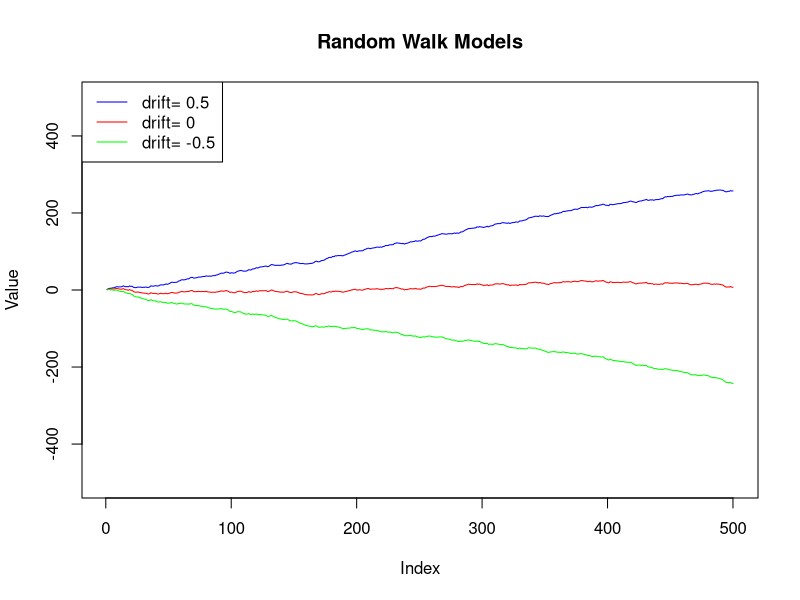
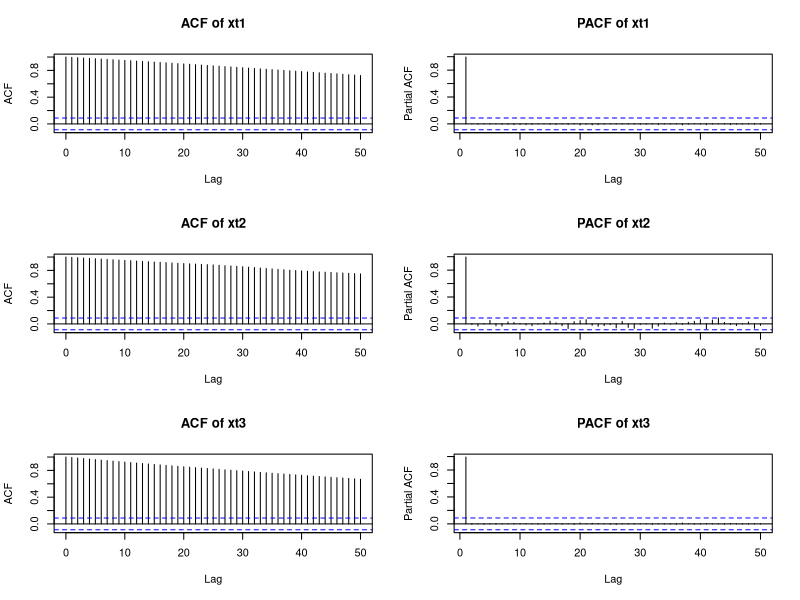
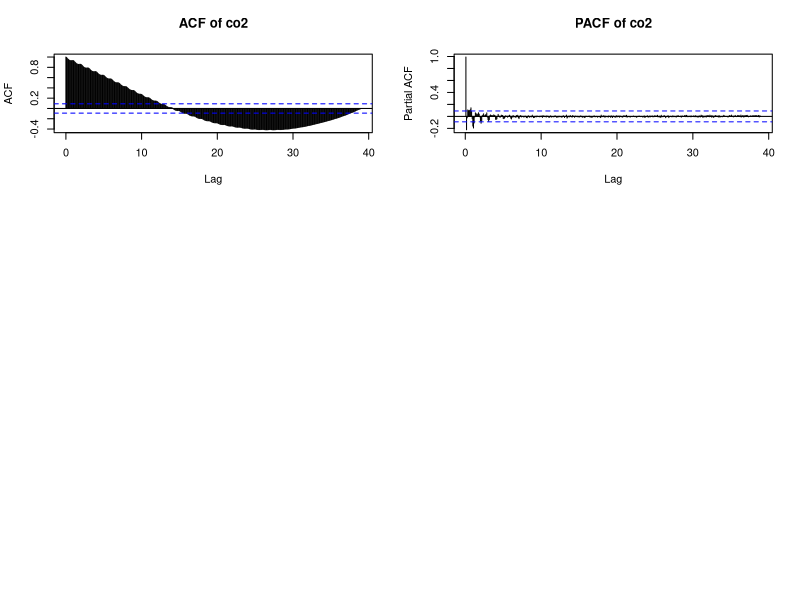

Source code (R) for these figures, in order:
rm(list=ls())
gwn = rnorm(500)
# random walk model
xt1 = cumsum(gwn) + 0.5 * (1:length(gwn))
xt2 = cumsum(gwn) + 0
xt3 = cumsum(gwn) - 0.5 * (1:length(gwn))


plot(xt1, type="l", col="blue", 
     ylim=c(-500,500), main="Random Walk Models", 
     ylab="Value",pch=19)
lines(xt2, col="red",pch=19)
lines(xt3, col="green",pch=19)
legend("topleft", legend=c("drift= 0.5", "drift= 0", "drift= -0.5"),
       col=c("blue", "red", "green"), lty=1)

par(mfrow=c(3,2))
acf(xt1, lag.max=50, main="ACF of xt1")
pacf(xt1, lag.max=50, main="PACF of xt1")
acf(xt2, lag.max=50, main="ACF of xt2")
pacf(xt2, lag.max=50, main="PACF of xt2")
acf(xt3, lag.max=50, main="ACF of xt3")
pacf(xt3, lag.max=50, main="PACF of xt3")

acf(co2, lag.max=500, main="ACF of co2")
pacf(co2, lag.max=500, main="PACF of co2")
